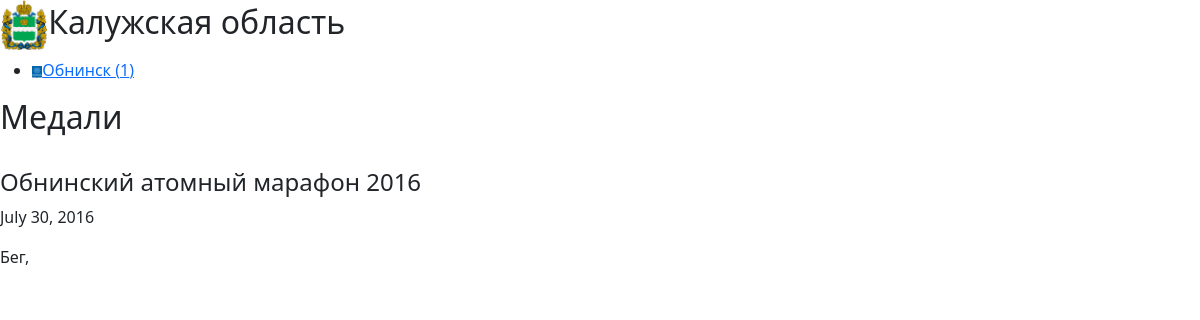
Page /region/4 on the earlier database version.
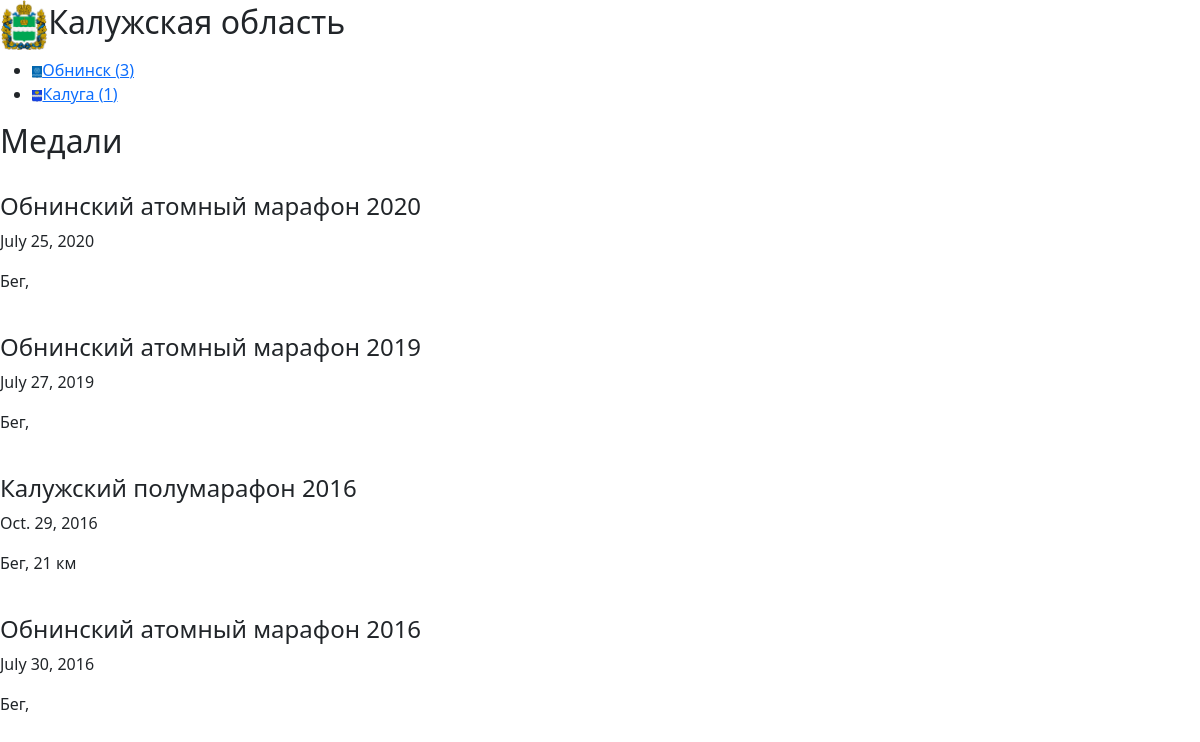
Same page on the later database version.
### medals/models.py (models this page shows, shortened)
class City(models.Model):
    country = models.ForeignKey(Country, on_delete = models.CASCADE)
    region = models.ForeignKey(Region, on_delete = models.CASCADE, blank = True, null=True)
    name = models.CharField(max_length = 200)
    count = models.IntegerField(default = 0)
    flag_path = models.ImageField(blank = True, upload_to='static/images/flags/cities')

class Medal(models.Model):
    country = models.ForeignKey(Country, on_delete = models.CASCADE)
    region = models.ForeignKey(Region, on_delete = models.CASCADE, blank = True, null=True)
    city = models.ForeignKey(City, on_delete = models.CASCADE)
    sport = models.ForeignKey(Sport, on_delete = models.CASCADE, to_field='name', default='Бег')
    series = models.ForeignKey(Series, on_delete = models.CASCADE, blank = True, null=True)
    org = models.ForeignKey(Org, on_delete = models.CASCADE, blank = True, null=True)
    name = models.CharField(max_length = 200)
    date_added = models.DateField(auto_now = True)
    date = models.DateField(auto_now = False)
    distance = models.CharField(blank = True, max_length = 15)
    photo = models.ImageField(upload_to='static/images/medals/')
    photo_second = models.ImageField(blank = True, upload_to='static/images/medals')
    likes = models.IntegerField(default = 0)
    added_by = models.CharField(blank = True, max_length = 200, default='fatum')
    credentials = models.CharField(blank = True, max_length = 200, default='@fa_tum')

class Sport(models.Model):
    name = models.CharField(max_length = 200, unique = True)
    count = models.IntegerField(default = 0)
    descriprion = models.TextField(blank = True)
    logo = models.FileField(blank = True, upload_to='static/images/logos/sports')
    def __str__(self):
        return self.name

### medals/views.py (the view)
# urls.py: path('region/<int:id>', views.region),
def region(request, id):
    region = Region.objects.get(id=id)
    medals = Medal.objects.filter(region = id).order_by('-date')
    return render(request, 'medals/region.html', context={"region": region, "medals": medals})

### medals/models.py (called while the page is built)
    def get_cities(self):
        return self.city_set.all().order_by('-count', 'name')

### templates/medals/region.html (shortened to what this page needs)
<!DOCTYPE html>
{% load static %}
<html>
<head>
  <link href="https://cdn.jsdelivr.net/npm/bootstrap@5.1.3/dist/css/bootstrap.min.css" rel="stylesheet">
</head>
<body>
  <h2><img src="../{{ region.flag_path }}" height=50></img>{{region.name}}</h2>
    {% if region.get_cities.count > 0 %}
      <ul>
        {% for city in region.get_cities %}
          <li><a href="../city/{{city.id}}"><img src="../{{ city.flag_path }}" height=12></img>{{ city.name }} ({{ city.count }})</a></li>
        {% endfor %}
      </ul>
    {% endif %}
<h2>Медали</h2>
{% if medals.count > 0 %}
  {% for medal in medals %}
      <div>
        <h4>{{medal.name}}</h4>
        <p>{{medal.date}}</p>
        <p>{{medal.sport}}, {{medal.distance}}</p>
      </div>
  {% endfor %}
{% endif %}
</body>
</html>

Differences in the rows shown:
changed City "Обнинск": count "1" → "3"
added City: flag_path (picture), name "Калуга", count "1"
added Medal: name "Обнинский атомный марафон 2020", date "July 25, 2020", sport "Бег"
added Medal: name "Обнинский атомный марафон 2019", date "July 27, 2019", sport "Бег"
added Medal: name "Калужский полумарафон 2016", date "Oct. 29, 2016", sport "Бег", distance "21 км"
